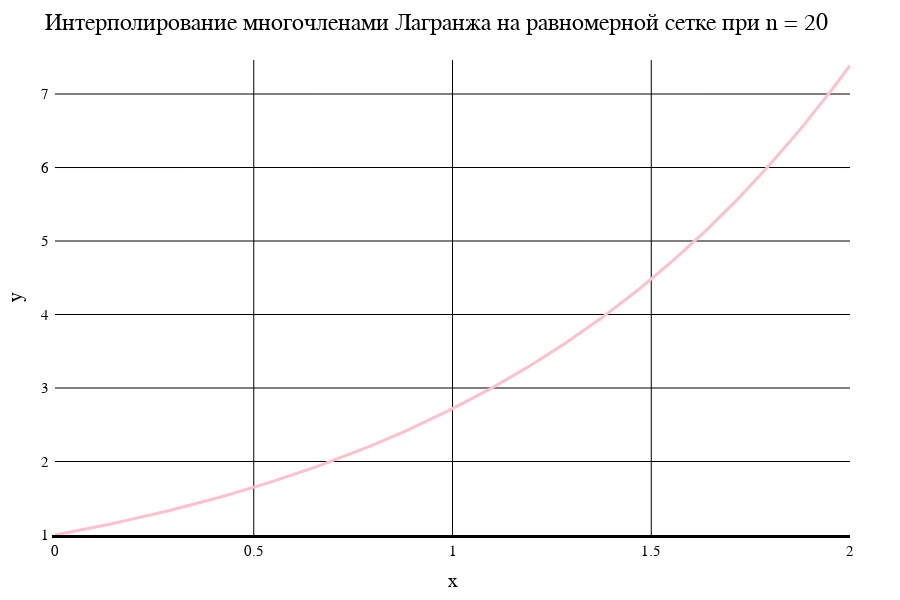

The notebook cell saved with this chart:
### Markdown cell above
Лагранж. Равномерная сетка

### Code cell
data1[1]

### Figure 1 — Plotly figure (JSON) as saved in the notebook; plotly's stock layout.template omitted (floating-point values rounded to 4 significant figures; data arrays with more than 128 entries replaced by an {"elided": "..."} marker saying what was removed)
{"data": [{"line": {"color": "pink", "width": 3}, "mode": "line", "type": "scatter", "x": {"elided": "201 float values"}, "y": {"elided": "201 float values"}}], "layout": {"coloraxis": {"outlinecolor": "black"}, "font": {"color": "black", "family": "Time New Roman"}, "height": 600, "margin": {"b": 50, "l": 50, "r": 50, "t": 60}, "paper_bgcolor": "white", "plot_bgcolor": "white", "title": {"autosize": false, "font": {"color": "black", "family": "Times New Roman", "size": 24}, "paper_bgcolor": "red", "text": "Интерполирование многочленами Лагранжа на равномерной сетке при n = 20"}, "width": 900, "xaxis": {"color": "black", "gridcolor": "black", "gridwidth": 1, "linecolor": "black", "linewidth": 3, "tickfont": {"size": 15}, "title": {"font": {"color": "black", "family": "Times New Roman", "size": 20}, "text": "x"}, "zeroline": true, "zerolinecolor": "black", "zerolinewidth": 3}, "yaxis": {"exponentformat": "power", "gridcolor": "black", "gridwidth": 1, "linewidth": 3, "range": [1, 7.463], "tickfont": {"size": 15}, "title": {"font": {"color": "black", "family": "Times New Roman", "size": 20}, "text": "y"}, "zeroline": true, "zerolinecolor": "black", "zerolinewidth": 1}}}
